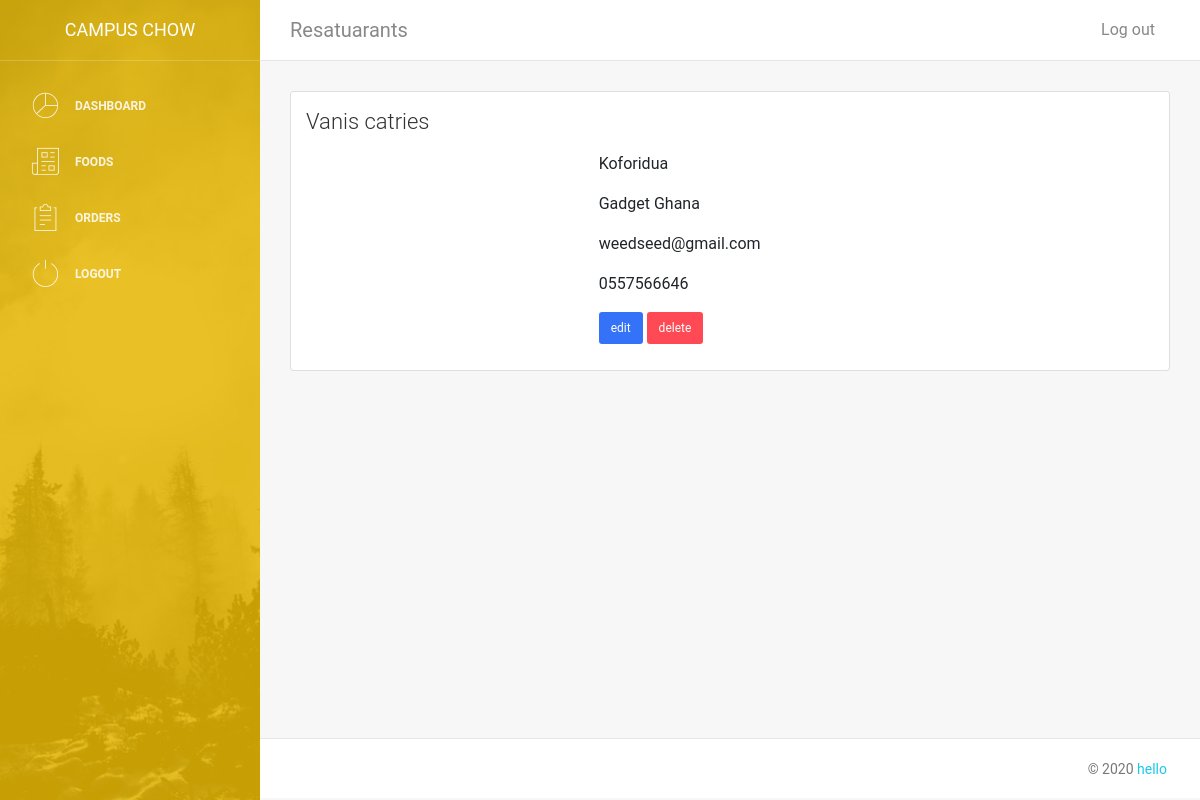
/managers/restaurants.php?view=9 (signed in), run on the app's committed database.
### tables this page shows
CREATE TABLE `rest_admins` (
  `id` int(11) NOT NULL,
  `full_name` varchar(400) DEFAULT NULL,
  `email` varchar(400) DEFAULT NULL,
  `phone_number` varchar(400) DEFAULT NULL,
  `restaurant_name` varchar(400) DEFAULT NULL,
  `restaurant_address` varchar(400) DEFAULT NULL,
  `password` varchar(400) NOT NULL,
  `permission` tinyint(4) NOT NULL DEFAULT '0',
  `image` text NOT NULL
);

### managers/restaurants.php (the view, shortened to what this page needs)
<?php
    require '../db.php';
    include 'includes/head.php';
    include 'includes/sidebar.php';
    include 'includes/navbar.php';
    if(isset($_GET['view'])){
        $_id = $_GET['view'];
        $sql = $con->query("SELECT * FROM rest_admins WHERE id = '$_id' AND permission = 0");
        $row = mysqli_fetch_array($sql);
    ?>
    <div class="content">
        <div class="container-fluid">
            <div class="row">
                <div class="col-md-12">
                    <div class="card strpied-tabled-with-hover">
                        <div class="card-header ">
                            <h4 class="card-title"><?=$row['restaurant_name'];?></h4>
                        </div>
                        <div class="card-body">
                            <div class="row">
                                <div class="col-md-4">
                                </div>
                                <div class="col-md-8">
                                    <p><?=$row['restaurant_address'];?></p>
                                    <p><?=$row['full_name'];?></p>
                                    <p><?=$row['email'];?></p>
                                    <p><?=$row['phone_number'];?></p>
                                    <p>
                                        <a class="btn btn-sm btn-fill btn-primary" href="restaurants.php?edit=<?=$row['id'];?>" title="Edit">edit</a>
                                        <a href="restaurants.php?delete=<?=$row['id'];?>" title="Delete" class="btn btn-danger btn-fill btn-sm">delete</a>
                                    </p>
                                </div>
                            </div>
                        </div>
                    </div>
                </div>
            </div>
        </div>
    </div>
    <?php } ?>
 <?php include 'includes/footer.php' ?>
</body>
</html>

### data on the page
rest_admins: restaurant_name "Vanis catries", restaurant_address "Koforidua", full_name "Gadget Ghana", email "weedseed@gmail.com", phone_number "0557566646"
